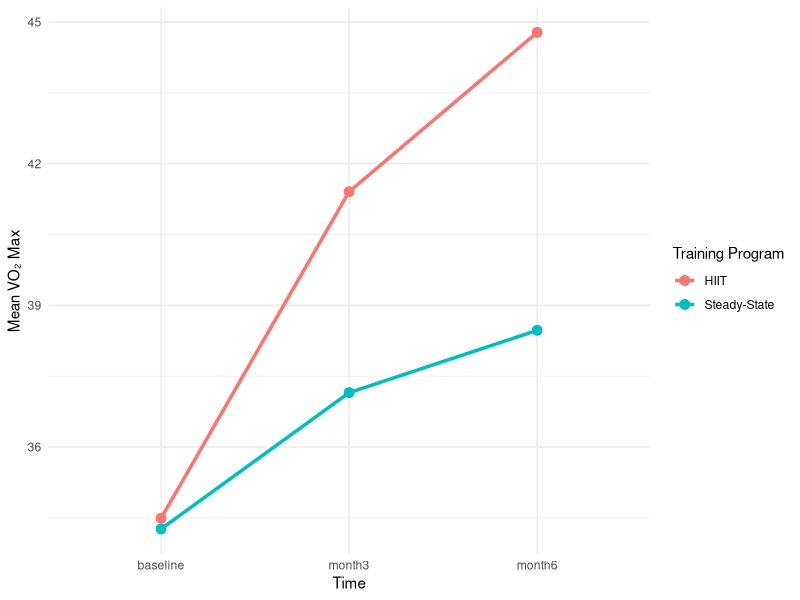

The R script that drew this image:
## ---- chunk 1
library(tidyverse)

set.seed(627)

n_group <- 30

steady <- data.frame(
  id = 1:n_group,
  group = "Steady-State",
  baseline = rnorm(n_group, 35, 4),
  month3   = rnorm(n_group, 37, 4),
  month6   = rnorm(n_group, 39, 4)
)

hiit <- data.frame(
  id = (n_group + 1):(2 * n_group),
  group = "HIIT",
  baseline = rnorm(n_group, 35, 4),
  month3   = rnorm(n_group, 41, 4),
  month6   = rnorm(n_group, 46, 4)
)

dat <- bind_rows(steady, hiit)

head(dat)
## ---- chunk 2
long_dat <- dat |>
  pivot_longer(
    baseline:month6,
    names_to = "time",
    values_to = "vo2max"
  ) |>
  mutate(
    time = factor(
      time,
      levels = c("baseline", "month3", "month6")
    )
  )

head(long_dat)
## ---- chunk 3
long_dat |>
  group_by(group, time) |>
  summarise(
    Mean = mean(vo2max),
    SD = sd(vo2max),
    .groups = "drop"
  )
## ---- chunk 4
library(afex)

model <- aov_ez(
  id = "id",
  dv = "vo2max",
  within = "time",
  between = "group",
  data = long_dat
)

anova(model)
## ---- chunk 5
long_dat |>
  group_by(group, time) |>
  summarise(
    mean_vo2 = mean(vo2max),
    .groups = "drop"
  ) |>
  ggplot(
    aes(
      x = time,
      y = mean_vo2,
      color = group,
      group = group
    )
  ) +
  geom_line(linewidth = 1.2) +
  geom_point(size = 3) +
  labs(
    x = "Time",
    y = "Mean VO₂ Max",
    color = "Training Program"
  ) +
  theme_minimal()
## ---- chunk 6

summary(model)

## ---- chunk 7

# This summary assumes that the Greenhouse-Geisser correction has been applied, note the difference in the p values

anova(model)

## ---- chunk 8
library(emmeans)

emmeans(model, pairwise ~ group | time)
## ---- chunk 9
emmeans(model, pairwise ~ time | group)
